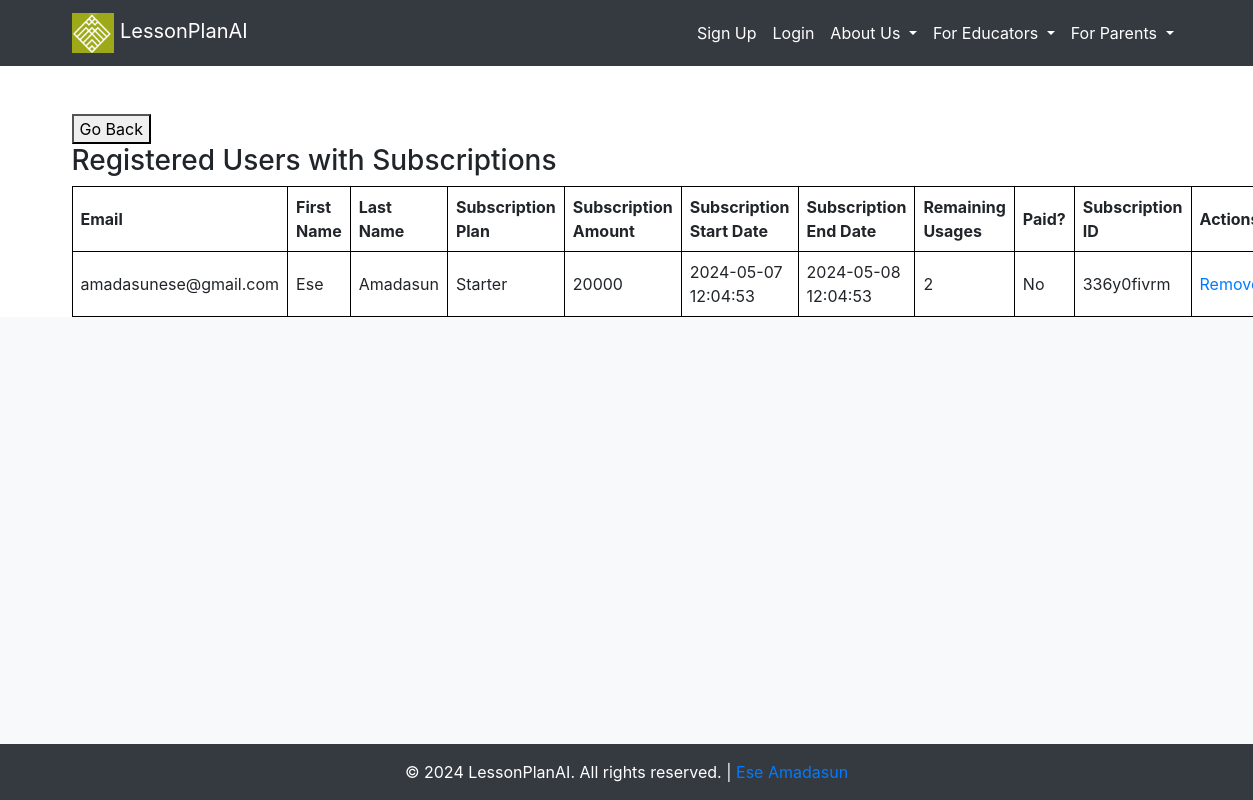
The page /subscribed_users on the database as committed earlier.
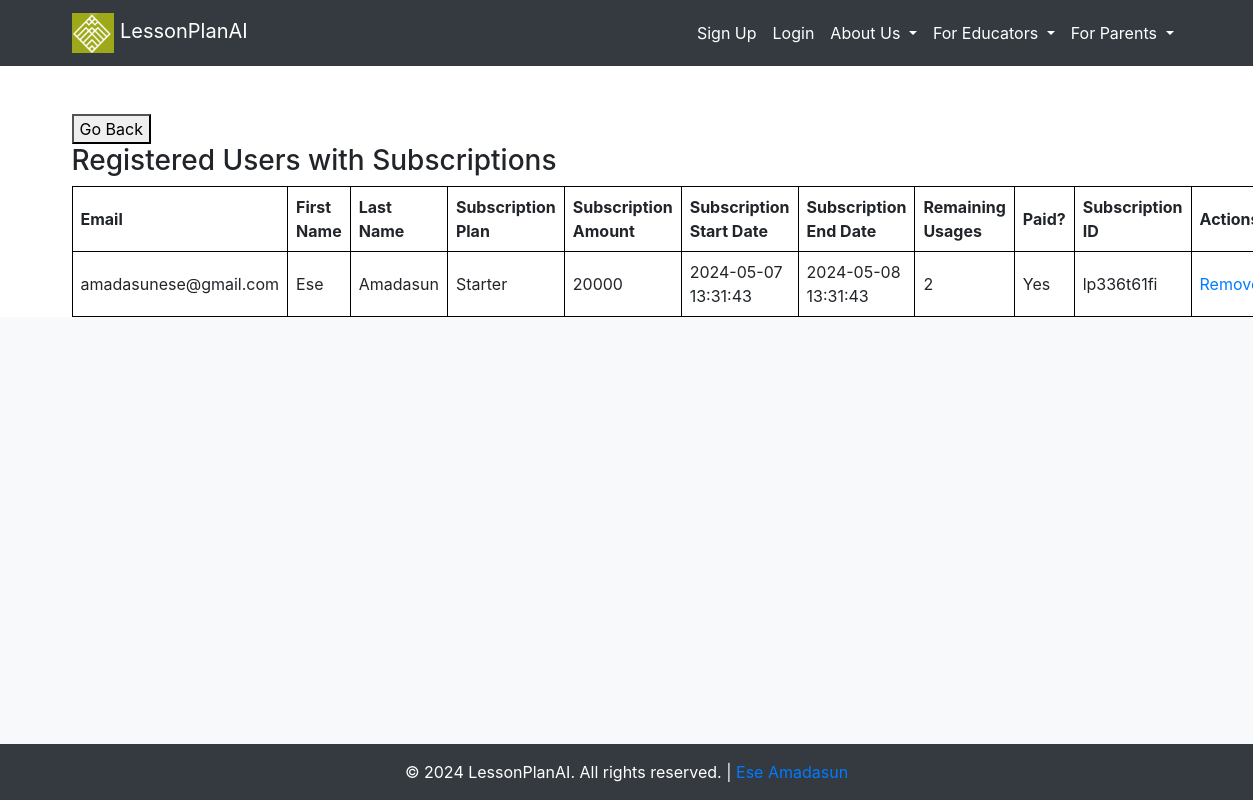
The same page on the database as committed later.
### src/accounts/models.py (models this page shows, shortened)
class User(UserMixin, db.Model):
    __tablename__ = "users"
    id = db.Column(db.Integer, primary_key=True)
    email = db.Column(db.String, unique=True, nullable=False)
    first_name = db.Column(db.String, nullable=False)
    last_name = db.Column(db.String, nullable=False)
    password = db.Column(db.String, nullable=False)
    created_on = db.Column(db.DateTime, nullable=False)
    is_admin = db.Column(db.Boolean, nullable=False, default=False)
    is_confirmed = db.Column(db.Boolean, nullable=True, default=False)
    confirmed_on = db.Column(db.DateTime, nullable=True)
    subscription = db.relationship('Subscription', backref='user', uselist=False)
    tutor = db.relationship('Tutor', backref='user', uselist=False)

class Subscription(db.Model):
    __tablename__ = "subscriptions"
    id = db.Column(db.Integer, primary_key=True)
    plan = db.Column(db.String(50))
    amount = db.Column(db.Integer)
    start_date = db.Column(db.DateTime, default=datetime.utcnow)
    end_date = db.Column(db.DateTime)
    remaining_usages = db.Column(db.Integer)
    paid = db.Column(db.Boolean, default=False)
    user_id = db.Column(db.Integer, db.ForeignKey('users.id'), nullable=False)
    paystack_subscription_id = db.Column(db.String(50), nullable=False)

### src/core/views.py (the view)
@core_bp.route('/subscribed_users')
def subscribed_users():
    users = User.query.filter(User.subscription != None).all()
    return render_template('accounts/subscribed_users.html', users=users)

### src/templates/accounts/subscribed_users.html
{% extends "_base.html" %}
{% block content %}
<button onclick="window.history.back();">Go Back</button>
<br>
<h3>Registered Users with Subscriptions</h3>
  <table style="border-collapse: collapse; width: 100%;">
    <tr>
      <th style="border: 1px solid black;">Email</th>
      <th style="border: 1px solid black;">First Name</th>
      <th style="border: 1px solid black;">Last Name</th>
      <th style="border: 1px solid black;">Subscription Plan</th>
      <th style="border: 1px solid black;">Subscription Amount</th>
      <th style="border: 1px solid black;">Subscription Start Date</th>
      <th style="border: 1px solid black;">Subscription End Date</th>
      <th style="border: 1px solid black;">Remaining Usages</th>
      <th style="border: 1px solid black;">Paid?</th>
      <th style="border: 1px solid black;">Subscription ID</th>
      <th style="border: 1px solid black;">Actions</th>
    </tr>
    {% for user in users %}
      {% if user.subscription %}
        <tr>
          <td style="border: 1px solid black;">{{ user.email }}</td>
          <td style="border: 1px solid black;">{{ user.first_name }}</td>
          <td style="border: 1px solid black;">{{ user.last_name }}</td>
          <td style="border: 1px solid black;">{{ user.subscription.plan }}</td>
          <td style="border: 1px solid black;">{{ user.subscription.amount }}</td>
          <td style="border: 1px solid black;">{{ user.subscription.start_date.strftime('%Y-%m-%d %H:%M:%S') }}</td>
          <td style="border: 1px solid black;">{{ user.subscription.end_date.strftime('%Y-%m-%d %H:%M:%S') }}</td>
          <td style="border: 1px solid black;">{{ user.subscription.remaining_usages }}</td>
          <td style="border: 1px solid black;">{{ 'Yes' if user.subscription.paid else 'No' }}</td>
          <td style="border: 1px solid black;">{{ user.subscription.paystack_subscription_id }}</td>
          <td style="border: 1px solid black;">
            <a href="{{ url_for('core.delete_subscribed_user', subscription_id=user.subscription.id) }}">Remove</a>
          </td>
        </tr>
      {% endif %}
    {% endfor %}
  </table>
  {% endblock %}

Rows that differ between the two databases and show on the page:
removed Subscription: paid "No"
computed for User "amadasunese@gmail.com": subscription.start_date "2024-05-07 12:04:53" → "2024-05-07 13:31:43"; subscription.end_date "2024-05-08 12:04:53" → "2024-05-08 13:31:43"; subscription.paystack_subscription_id "336y0fivrm" → "lp336t61fi"
now on this page (row unchanged): Subscription: paid "Yes"
